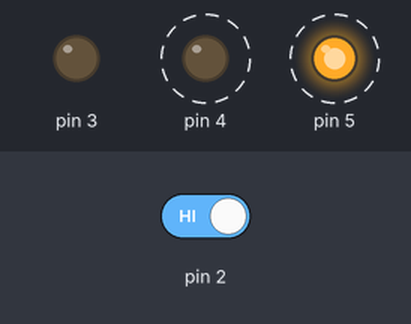
A sketch run on a simulated Arduino Uno, built with avr-gcc and run on an emulated ATmega328P. Parts: output pins drawn as LEDs (lit = HIGH). Dashed ring = blinking. The inputs (shaded band) are chosen by the test bench; at power-on: pin 2 HIGH.

Above: at 3.3 s.
3.4 s: pin 2 driven LOW
At 3.62 s:
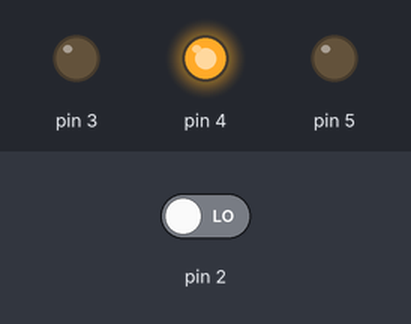
At 4.5 s:
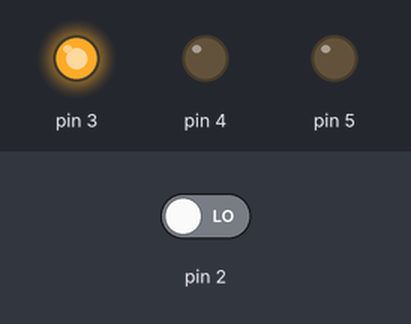
5.2 s: pin 2 driven HIGH
At 6.0 s:
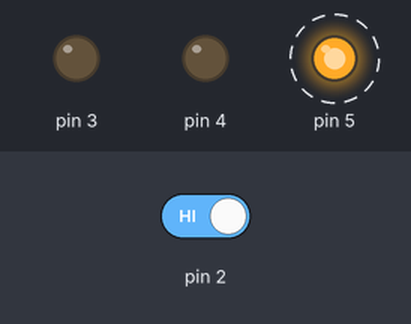
Timing chart, 0 to 15.7 s (numbered marks = the images above; inputs shaded):
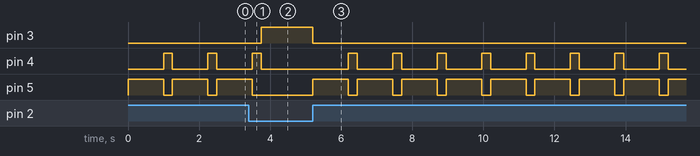

Measured:
- after the input at 3.4 s, pin 3: LOW → HIGH after 0.35 s; pin 4: goes on until 3.8 s, then stays LOW; pin 5: goes on until 3.5 s, then stays LOW
- after the input at 5.2 s, pin 3: HIGH → LOW at once; pin 4: alternates HIGH for 0.25 s and LOW for 1.0 s, starting after 1.0 s; pin 5: alternates HIGH for 1.0 s and LOW for 0.25 s, starting at once
- by itself, pin 4: alternates HIGH for 0.25 s and LOW for 1.0 s
- by itself, pin 5: alternates HIGH for 1.0 s and LOW for 0.25 s

The sketch:

ej_2_interface_de_nave_espacial1.ino
```cpp
int switchState  = 0;

void setup()
{
  pinMode(2, INPUT);
  pinMode(3, OUTPUT);
  pinMode(4, OUTPUT);
  pinMode(5, OUTPUT);
}

void loop()
{
  switchState = digitalRead(2);

 if(switchState == LOW)
  {
   	digitalWrite(3, HIGH);
   	digitalWrite(4, LOW);
   	digitalWrite(5, LOW);
  }
  else {
    digitalWrite(3, LOW);
    digitalWrite(4, LOW);
    digitalWrite(5, HIGH);
    delay(1000);
    digitalWrite(4, HIGH);
    digitalWrite(5, LOW);
    delay(250);
  }

  //digitalWrite(13, HIGH);
  //delay(1000); // Wait for 1000 millisecond(s)
 // digitalWrite(13, LOW);
  //delay(1000); // Wait for 1000 millisecond(s)
}
```
